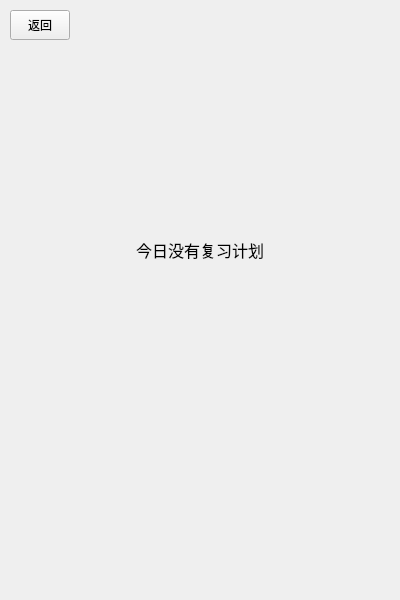
<?xml version="1.0" encoding="UTF-8"?>
<ui version="4.0">
 <class>MainWindow</class>
 <widget class="QMainWindow" name="MainWindow">
  <property name="geometry">
   <rect>
    <x>0</x>
    <y>0</y>
    <width>400</width>
    <height>600</height>
   </rect>
  </property>
  <property name="sizePolicy">
   <sizepolicy hsizetype="Minimum" vsizetype="Minimum">
    <horstretch>0</horstretch>
    <verstretch>0</verstretch>
   </sizepolicy>
  </property>
  <property name="minimumSize">
   <size>
    <width>400</width>
    <height>600</height>
   </size>
  </property>
  <property name="maximumSize">
   <size>
    <width>400</width>
    <height>600</height>
   </size>
  </property>
  <property name="baseSize">
   <size>
    <width>400</width>
    <height>600</height>
   </size>
  </property>
  <property name="font">
   <font>
    <family>Microsoft YaHei UI</family>
   </font>
  </property>
  <property name="windowTitle">
   <string>Reciter</string>
  </property>
  <widget class="QWidget" name="centralWidget">
   <widget class="QStackedWidget" name="stackedWidget">
    <property name="geometry">
     <rect>
      <x>0</x>
      <y>0</y>
      <width>400</width>
      <height>600</height>
     </rect>
    </property>
    <property name="sizePolicy">
     <sizepolicy hsizetype="Fixed" vsizetype="Fixed">
      <horstretch>0</horstretch>
      <verstretch>0</verstretch>
     </sizepolicy>
    </property>
    <property name="font">
     <font>
      <italic>false</italic>
     </font>
    </property>
    <property name="currentIndex">
     <number>2</number>
    </property>
    <widget class="QWidget" name="MainMenu">
     <widget class="QWidget" name="layoutWidget">
      <property name="geometry">
       <rect>
        <x>150</x>
        <y>150</y>
        <width>95</width>
        <height>120</height>
       </rect>
      </property>
      <layout class="QVBoxLayout" name="verticalLayout">
       <item alignment="Qt::AlignHCenter">
        <widget class="QLabel" name="toDoToday">
         <property name="font">
          <font>
           <family>Microsoft YaHei</family>
          </font>
         </property>
         <property name="text">
          <string>今日待学</string>
         </property>
        </widget>
       </item>
       <item alignment="Qt::AlignHCenter">
        <widget class="QLabel" name="wordsNum">
         <property name="font">
          <font>
           <family>Arial Black</family>
           <pointsize>24</pointsize>
          </font>
         </property>
         <property name="text">
          <string>0</string>
         </property>
        </widget>
       </item>
       <item>
        <widget class="QPushButton" name="changePlan">
         <property name="font">
          <font>
           <family>Microsoft YaHei UI</family>
           <pointsize>8</pointsize>
          </font>
         </property>
         <property name="text">
          <string>改计划</string>
         </property>
        </widget>
       </item>
      </layout>
     </widget>
     <widget class="QWidget" name="layoutWidget">
      <property name="geometry">
       <rect>
        <x>120</x>
        <y>10</y>
        <width>168</width>
        <height>30</height>
       </rect>
      </property>
      <layout class="QHBoxLayout" name="horizontalLayout">
       <item alignment="Qt::AlignHCenter|Qt::AlignVCenter">
        <widget class="QLabel" name="wordListName">
         <property name="font">
          <font>
           <family>Microsoft YaHei UI</family>
          </font>
         </property>
         <property name="text">
          <string>wordlist</string>
         </property>
        </widget>
       </item>
       <item>
        <widget class="QPushButton" name="changeList">
         <property name="sizePolicy">
          <sizepolicy hsizetype="Minimum" vsizetype="Fixed">
           <horstretch>0</horstretch>
           <verstretch>0</verstretch>
          </sizepolicy>
         </property>
         <property name="minimumSize">
          <size>
           <width>93</width>
           <height>28</height>
          </size>
         </property>
         <property name="maximumSize">
          <size>
           <width>93</width>
           <height>16777215</height>
          </size>
         </property>
         <property name="font">
          <font>
           <family>Microsoft YaHei UI</family>
          </font>
         </property>
         <property name="text">
          <string>换单词表</string>
         </property>
        </widget>
       </item>
      </layout>
     </widget>
     <widget class="QWidget" name="layoutWidget">
      <property name="geometry">
       <rect>
        <x>80</x>
        <y>450</y>
        <width>243</width>
        <height>34</height>
       </rect>
      </property>
      <layout class="QHBoxLayout" name="horizontalLayout_2">
       <property name="leftMargin">
        <number>0</number>
       </property>
       <item>
        <widget class="QPushButton" name="reviewAndTest">
         <property name="enabled">
          <bool>true</bool>
         </property>
         <property name="font">
          <font>
           <family>Microsoft YaHei UI</family>
           <pointsize>10</pointsize>
          </font>
         </property>
         <property name="text">
          <string>复习和测验</string>
         </property>
        </widget>
       </item>
       <item>
        <spacer name="horizontalSpacer">
         <property name="orientation">
          <enum>Qt::Horizontal</enum>
         </property>
         <property name="sizeHint" stdset="0">
          <size>
           <width>40</width>
           <height>20</height>
          </size>
         </property>
        </spacer>
       </item>
       <item>
        <widget class="QPushButton" name="goStudy">
         <property name="font">
          <font>
           <family>Microsoft YaHei UI</family>
           <pointsize>10</pointsize>
          </font>
         </property>
         <property name="text">
          <string>GO去学词</string>
         </property>
        </widget>
       </item>
      </layout>
     </widget>
     <widget class="QWidget" name="layoutWidget">
      <property name="geometry">
       <rect>
        <x>70</x>
        <y>400</y>
        <width>269</width>
        <height>30</height>
       </rect>
      </property>
      <layout class="QHBoxLayout" name="horizontalLayout_5">
       <item>
        <spacer name="horizontalSpacer_7">
         <property name="orientation">
          <enum>Qt::Horizontal</enum>
         </property>
         <property name="sizeHint" stdset="0">
          <size>
           <width>40</width>
           <height>20</height>
          </size>
         </property>
        </spacer>
       </item>
       <item>
        <widget class="QLabel" name="listDone">
         <property name="font">
          <font>
           <family>Arial Black</family>
           <pointsize>12</pointsize>
          </font>
         </property>
         <property name="text">
          <string>0</string>
         </property>
         <property name="alignment">
          <set>Qt::AlignRight|Qt::AlignTrailing|Qt::AlignVCenter</set>
         </property>
        </widget>
       </item>
       <item alignment="Qt::AlignHCenter|Qt::AlignVCenter">
        <widget class="QLabel" name="listSize">
         <property name="text">
          <string>/0</string>
         </property>
        </widget>
       </item>
       <item>
        <spacer name="horizontalSpacer_4">
         <property name="orientation">
          <enum>Qt::Horizontal</enum>
         </property>
         <property name="sizeHint" stdset="0">
          <size>
           <width>40</width>
           <height>20</height>
          </size>
         </property>
        </spacer>
       </item>
       <item>
        <widget class="Line" name="line">
         <property name="orientation">
          <enum>Qt::Vertical</enum>
         </property>
        </widget>
       </item>
       <item>
        <spacer name="horizontalSpacer_5">
         <property name="orientation">
          <enum>Qt::Horizontal</enum>
         </property>
         <property name="sizeHint" stdset="0">
          <size>
           <width>40</width>
           <height>20</height>
          </size>
         </property>
        </spacer>
       </item>
       <item>
        <widget class="QLabel" name="daysLeft">
         <property name="font">
          <font>
           <family>Arial Black</family>
           <pointsize>12</pointsize>
          </font>
         </property>
         <property name="text">
          <string>0</string>
         </property>
         <property name="alignment">
          <set>Qt::AlignRight|Qt::AlignTrailing|Qt::AlignVCenter</set>
         </property>
        </widget>
       </item>
       <item alignment="Qt::AlignHCenter|Qt::AlignVCenter">
        <widget class="QLabel" name="dayMax">
         <property name="text">
          <string>/0</string>
         </property>
        </widget>
       </item>
       <item>
        <spacer name="horizontalSpacer_8">
         <property name="orientation">
          <enum>Qt::Horizontal</enum>
         </property>
         <property name="sizeHint" stdset="0">
          <size>
           <width>40</width>
           <height>20</height>
          </size>
         </property>
        </spacer>
       </item>
      </layout>
     </widget>
     <widget class="QWidget" name="layoutWidget">
      <property name="geometry">
       <rect>
        <x>70</x>
        <y>360</y>
        <width>256</width>
        <height>22</height>
       </rect>
      </property>
      <layout class="QHBoxLayout" name="horizontalLayout_6">
       <item alignment="Qt::AlignRight">
        <widget class="QLabel" name="label">
         <property name="text">
          <string>累计学词</string>
         </property>
         <property name="alignment">
          <set>Qt::AlignRight|Qt::AlignTrailing|Qt::AlignVCenter</set>
         </property>
        </widget>
       </item>
       <item>
        <spacer name="horizontalSpacer_6">
         <property name="orientation">
          <enum>Qt::Horizontal</enum>
         </property>
         <property name="sizeHint" stdset="0">
          <size>
           <width>120</width>
           <height>20</height>
          </size>
         </property>
        </spacer>
       </item>
       <item>
        <widget class="QLabel" name="label_2">
         <property name="text">
          <string>剩余天数</string>
         </property>
        </widget>
       </item>
      </layout>
     </widget>
     <widget class="QLineEdit" name="search_line">
      <property name="geometry">
       <rect>
        <x>82</x>
        <y>70</y>
        <width>251</width>
        <height>31</height>
       </rect>
      </property>
     </widget>
     <widget class="QPushButton" name="pushButton">
      <property name="geometry">
       <rect>
        <x>290</x>
        <y>70</y>
        <width>41</width>
        <height>31</height>
       </rect>
      </property>
      <property name="text">
       <string>搜索</string>
      </property>
     </widget>
    </widget>
    <widget class="QWidget" name="GoStudy">
     <widget class="QPushButton" name="GoStudy_back">
      <property name="geometry">
       <rect>
        <x>10</x>
        <y>10</y>
        <width>60</width>
        <height>30</height>
       </rect>
      </property>
      <property name="text">
       <string>返回</string>
      </property>
     </widget>
     <widget class="QStackedWidget" name="stackedWidget_2">
      <property name="geometry">
       <rect>
        <x>0</x>
        <y>75</y>
        <width>400</width>
        <height>450</height>
       </rect>
      </property>
      <property name="currentIndex">
       <number>0</number>
      </property>
      <widget class="QWidget" name="page">
       <widget class="QWidget" name="layoutWidget">
        <property name="geometry">
         <rect>
          <x>100</x>
          <y>320</y>
          <width>195</width>
          <height>31</height>
         </rect>
        </property>
        <layout class="QHBoxLayout" name="horizontalLayout_3">
         <item>
          <widget class="QPushButton" name="GoStudy_know">
           <property name="text">
            <string>认识</string>
           </property>
          </widget>
         </item>
         <item>
          <widget class="QPushButton" name="GoStudy_unknow">
           <property name="text">
            <string>不认识</string>
           </property>
          </widget>
         </item>
        </layout>
       </widget>
       <widget class="QWidget" name="layoutWidget">
        <property name="geometry">
         <rect>
          <x>30</x>
          <y>140</y>
          <width>339</width>
          <height>34</height>
         </rect>
        </property>
        <layout class="QHBoxLayout" name="horizontalLayout_4">
         <item>
          <spacer name="horizontalSpacer_3">
           <property name="orientation">
            <enum>Qt::Horizontal</enum>
           </property>
           <property name="sizeHint" stdset="0">
            <size>
             <width>100</width>
             <height>20</height>
            </size>
           </property>
          </spacer>
         </item>
         <item>
          <widget class="QLabel" name="GoStudy_newWord">
           <property name="sizePolicy">
            <sizepolicy hsizetype="Expanding" vsizetype="Preferred">
             <horstretch>0</horstretch>
             <verstretch>0</verstretch>
            </sizepolicy>
           </property>
           <property name="font">
            <font>
             <family>Arial Black</family>
             <pointsize>14</pointsize>
            </font>
           </property>
           <property name="text">
            <string>TextLabel</string>
           </property>
           <property name="alignment">
            <set>Qt::AlignCenter</set>
           </property>
           <property name="wordWrap">
            <bool>false</bool>
           </property>
          </widget>
         </item>
         <item>
          <spacer name="horizontalSpacer_2">
           <property name="orientation">
            <enum>Qt::Horizontal</enum>
           </property>
           <property name="sizeHint" stdset="0">
            <size>
             <width>100</width>
             <height>20</height>
            </size>
           </property>
          </spacer>
         </item>
        </layout>
       </widget>
      </widget>
      <widget class="QWidget" name="page_2">
       <widget class="QWidget" name="layoutWidget">
        <property name="geometry">
         <rect>
          <x>0</x>
          <y>10</y>
          <width>402</width>
          <height>271</height>
         </rect>
        </property>
        <layout class="QVBoxLayout" name="verticalLayout_2">
         <property name="sizeConstraint">
          <enum>QLayout::SetNoConstraint</enum>
         </property>
         <item alignment="Qt::AlignHCenter">
          <widget class="QLabel" name="GoStudy_word">
           <property name="font">
            <font>
             <family>Arial Black</family>
            </font>
           </property>
           <property name="text">
            <string>TextLabel</string>
           </property>
           <property name="wordWrap">
            <bool>true</bool>
           </property>
          </widget>
         </item>
         <item alignment="Qt::AlignHCenter">
          <widget class="QLabel" name="GoStudy_partOfSpeech">
           <property name="text">
            <string>TextLabel</string>
           </property>
          </widget>
         </item>
         <item alignment="Qt::AlignHCenter">
          <widget class="QLabel" name="GoStudy_meaning">
           <property name="text">
            <string>TextLabel</string>
           </property>
          </widget>
         </item>
         <item alignment="Qt::AlignHCenter">
          <widget class="QLabel" name="GoStudy_example">
           <property name="enabled">
            <bool>true</bool>
           </property>
           <property name="sizePolicy">
            <sizepolicy hsizetype="Preferred" vsizetype="Preferred">
             <horstretch>0</horstretch>
             <verstretch>0</verstretch>
            </sizepolicy>
           </property>
           <property name="minimumSize">
            <size>
             <width>360</width>
             <height>0</height>
            </size>
           </property>
           <property name="maximumSize">
            <size>
             <width>360</width>
             <height>16777215</height>
            </size>
           </property>
           <property name="text">
            <string>TextLabel</string>
           </property>
           <property name="textFormat">
            <enum>Qt::PlainText</enum>
           </property>
           <property name="alignment">
            <set>Qt::AlignCenter</set>
           </property>
           <property name="wordWrap">
            <bool>true</bool>
           </property>
          </widget>
         </item>
         <item alignment="Qt::AlignHCenter">
          <widget class="QLabel" name="GoStudy_exampleMeaning">
           <property name="sizePolicy">
            <sizepolicy hsizetype="Preferred" vsizetype="Preferred">
             <horstretch>0</horstretch>
             <verstretch>0</verstretch>
            </sizepolicy>
           </property>
           <property name="minimumSize">
            <size>
             <width>360</width>
             <height>0</height>
            </size>
           </property>
           <property name="maximumSize">
            <size>
             <width>360</width>
             <height>16777215</height>
            </size>
           </property>
           <property name="text">
            <string>TextLabel</string>
           </property>
           <property name="textFormat">
            <enum>Qt::PlainText</enum>
           </property>
           <property name="alignment">
            <set>Qt::AlignCenter</set>
           </property>
           <property name="wordWrap">
            <bool>true</bool>
           </property>
          </widget>
         </item>
        </layout>
       </widget>
       <widget class="QPushButton" name="GoStudy_next">
        <property name="geometry">
         <rect>
          <x>150</x>
          <y>340</y>
          <width>93</width>
          <height>28</height>
         </rect>
        </property>
        <property name="text">
         <string>下一个</string>
        </property>
       </widget>
      </widget>
      <widget class="QWidget" name="page_3">
       <widget class="QLabel" name="GoStudy_congratulations">
        <property name="geometry">
         <rect>
          <x>70</x>
          <y>220</y>
          <width>271</width>
          <height>31</height>
         </rect>
        </property>
        <property name="font">
         <font>
          <family>Arial Black</family>
          <pointsize>12</pointsize>
          <weight>75</weight>
          <bold>true</bold>
         </font>
        </property>
        <property name="text">
         <string>恭喜完成今日目标</string>
        </property>
        <property name="alignment">
         <set>Qt::AlignCenter</set>
        </property>
       </widget>
      </widget>
      <widget class="QWidget" name="page_7">
       <widget class="QLabel" name="GoStudy_congratulations_2">
        <property name="geometry">
         <rect>
          <x>70</x>
          <y>220</y>
          <width>271</width>
          <height>31</height>
         </rect>
        </property>
        <property name="font">
         <font>
          <family>Arial Black</family>
          <pointsize>12</pointsize>
          <weight>75</weight>
          <bold>true</bold>
         </font>
        </property>
        <property name="text">
         <string>单词表已背完</string>
        </property>
        <property name="alignment">
         <set>Qt::AlignCenter</set>
        </property>
       </widget>
      </widget>
     </widget>
    </widget>
    <widget class="QWidget" name="ReviewAndTest">
     <widget class="QPushButton" name="ReviewAndTest_back">
      <property name="geometry">
       <rect>
        <x>10</x>
        <y>10</y>
        <width>60</width>
        <height>30</height>
       </rect>
      </property>
      <property name="text">
       <string>返回</string>
      </property>
     </widget>
     <widget class="QStackedWidget" name="stackedWidget_3">
      <property name="geometry">
       <rect>
        <x>0</x>
        <y>49</y>
        <width>401</width>
        <height>501</height>
       </rect>
      </property>
      <property name="currentIndex">
       <number>3</number>
      </property>
      <widget class="QWidget" name="page_4">
       <widget class="QWidget" name="layoutWidget">
        <property name="geometry">
         <rect>
          <x>30</x>
          <y>20</y>
          <width>341</width>
          <height>391</height>
         </rect>
        </property>
        <layout class="QGridLayout" name="gridLayout_7">
         <item row="3" column="0" colspan="2">
          <spacer name="verticalSpacer_5">
           <property name="orientation">
            <enum>Qt::Vertical</enum>
           </property>
           <property name="sizeHint" stdset="0">
            <size>
             <width>20</width>
             <height>40</height>
            </size>
           </property>
          </spacer>
         </item>
         <item row="2" column="1">
          <widget class="QRadioButton" name="En_Zh">
           <property name="text">
            <string>英译汉</string>
           </property>
          </widget>
         </item>
         <item row="0" column="0" colspan="2">
          <widget class="QLabel" name="test_title">
           <property name="text">
            <string>exam</string>
           </property>
           <property name="textFormat">
            <enum>Qt::AutoText</enum>
           </property>
          </widget>
         </item>
         <item row="4" column="0" colspan="2">
          <widget class="QPushButton" name="test_confirm_button">
           <property name="text">
            <string>确认</string>
           </property>
          </widget>
         </item>
         <item row="2" column="0">
          <widget class="QRadioButton" name="Zh_En">
           <property name="text">
            <string>汉译英</string>
           </property>
          </widget>
         </item>
         <item row="1" column="0" colspan="2">
          <spacer name="verticalSpacer_6">
           <property name="orientation">
            <enum>Qt::Vertical</enum>
           </property>
           <property name="sizeType">
            <enum>QSizePolicy::Expanding</enum>
           </property>
           <property name="sizeHint" stdset="0">
            <size>
             <width>20</width>
             <height>40</height>
            </size>
           </property>
          </spacer>
         </item>
        </layout>
       </widget>
      </widget>
      <widget class="QWidget" name="page_5">
       <widget class="QWidget" name="layoutWidget">
        <property name="geometry">
         <rect>
          <x>30</x>
          <y>20</y>
          <width>341</width>
          <height>451</height>
         </rect>
        </property>
        <layout class="QGridLayout" name="gridLayout_5">
         <item row="0" column="0" alignment="Qt::AlignHCenter|Qt::AlignTop">
          <widget class="QLabel" name="question">
           <property name="minimumSize">
            <size>
             <width>0</width>
             <height>21</height>
            </size>
           </property>
           <property name="font">
            <font>
             <pointsize>18</pointsize>
             <weight>50</weight>
             <bold>false</bold>
            </font>
           </property>
           <property name="text">
            <string>&lt;html&gt;&lt;head/&gt;&lt;body&gt;&lt;p align=&quot;center&quot;&gt;&lt;span style=&quot; font-size:20pt; font-weight:600;&quot;&gt;question&lt;/span&gt;&lt;/p&gt;&lt;/body&gt;&lt;/html&gt;</string>
           </property>
          </widget>
         </item>
         <item row="2" column="0">
          <spacer name="verticalSpacer_2">
           <property name="orientation">
            <enum>Qt::Vertical</enum>
           </property>
           <property name="sizeType">
            <enum>QSizePolicy::Expanding</enum>
           </property>
           <property name="sizeHint" stdset="0">
            <size>
             <width>20</width>
             <height>40</height>
            </size>
           </property>
          </spacer>
         </item>
         <item row="3" column="0">
          <widget class="QPushButton" name="test_next">
           <property name="text">
            <string>Next</string>
           </property>
          </widget>
         </item>
         <item row="1" column="0">
          <widget class="QGroupBox" name="options">
           <property name="title">
            <string>options:</string>
           </property>
           <property name="flat">
            <bool>false</bool>
           </property>
           <layout class="QGridLayout" name="gridLayout_6">
            <item row="2" column="0">
             <widget class="QRadioButton" name="Button_B">
              <property name="text">
               <string>Button_B</string>
              </property>
             </widget>
            </item>
            <item row="1" column="0">
             <spacer name="verticalSpacer">
              <property name="orientation">
               <enum>Qt::Vertical</enum>
              </property>
              <property name="sizeHint" stdset="0">
               <size>
                <width>20</width>
                <height>40</height>
               </size>
              </property>
             </spacer>
            </item>
            <item row="4" column="0">
             <widget class="QRadioButton" name="Button_D">
              <property name="text">
               <string>Button_C</string>
              </property>
             </widget>
            </item>
            <item row="6" column="0">
             <widget class="QRadioButton" name="Button_C">
              <property name="text">
               <string>Button_D</string>
              </property>
             </widget>
            </item>
            <item row="0" column="0">
             <widget class="QRadioButton" name="Button_A">
              <property name="text">
               <string>Button_A</string>
              </property>
             </widget>
            </item>
            <item row="3" column="0">
             <spacer name="verticalSpacer_3">
              <property name="orientation">
               <enum>Qt::Vertical</enum>
              </property>
              <property name="sizeHint" stdset="0">
               <size>
                <width>20</width>
                <height>40</height>
               </size>
              </property>
             </spacer>
            </item>
            <item row="5" column="0">
             <spacer name="verticalSpacer_4">
              <property name="orientation">
               <enum>Qt::Vertical</enum>
              </property>
              <property name="sizeHint" stdset="0">
               <size>
                <width>20</width>
                <height>40</height>
               </size>
              </property>
             </spacer>
            </item>
           </layout>
          </widget>
         </item>
        </layout>
       </widget>
      </widget>
      <widget class="QWidget" name="page_6">
       <widget class="QWidget" name="layoutWidget">
        <property name="geometry">
         <rect>
          <x>20</x>
          <y>30</y>
          <width>361</width>
          <height>351</height>
         </rect>
        </property>
        <layout class="QGridLayout" name="gridLayout_8">
         <item row="2" column="0">
          <spacer name="verticalSpacer_7">
           <property name="orientation">
            <enum>Qt::Vertical</enum>
           </property>
           <property name="sizeHint" stdset="0">
            <size>
             <width>20</width>
             <height>40</height>
            </size>
           </property>
          </spacer>
         </item>
         <item row="0" column="0">
          <spacer name="verticalSpacer_8">
           <property name="orientation">
            <enum>Qt::Vertical</enum>
           </property>
           <property name="sizeHint" stdset="0">
            <size>
             <width>20</width>
             <height>40</height>
            </size>
           </property>
          </spacer>
         </item>
         <item row="1" column="0">
          <widget class="QLabel" name="grade">
           <property name="font">
            <font>
             <family>黑体</family>
             <pointsize>20</pointsize>
            </font>
           </property>
           <property name="text">
            <string>&lt;html&gt;&lt;head/&gt;&lt;body&gt;&lt;p align=&quot;center&quot;&gt;text&lt;/p&gt;&lt;/body&gt;&lt;/html&gt;</string>
           </property>
          </widget>
         </item>
        </layout>
       </widget>
      </widget>
      <widget class="QWidget" name="page_8">
       <widget class="QWidget" name="">
        <property name="geometry">
         <rect>
          <x>60</x>
          <y>30</y>
          <width>281</width>
          <height>341</height>
         </rect>
        </property>
        <layout class="QGridLayout" name="gridLayout_9">
         <item row="0" column="0">
          <spacer name="verticalSpacer_10">
           <property name="orientation">
            <enum>Qt::Vertical</enum>
           </property>
           <property name="sizeHint" stdset="0">
            <size>
             <width>20</width>
             <height>40</height>
            </size>
           </property>
          </spacer>
         </item>
         <item row="1" column="0" alignment="Qt::AlignHCenter">
          <widget class="QLabel" name="label_3">
           <property name="font">
            <font>
             <pointsize>12</pointsize>
            </font>
           </property>
           <property name="text">
            <string>今日没有复习计划</string>
           </property>
          </widget>
         </item>
         <item row="2" column="0">
          <spacer name="verticalSpacer_9">
           <property name="orientation">
            <enum>Qt::Vertical</enum>
           </property>
           <property name="sizeHint" stdset="0">
            <size>
             <width>20</width>
             <height>40</height>
            </size>
           </property>
          </spacer>
         </item>
        </layout>
       </widget>
      </widget>
     </widget>
    </widget>
    <widget class="QWidget" name="Schedule">
     <widget class="QPushButton" name="Schedule_back">
      <property name="geometry">
       <rect>
        <x>10</x>
        <y>10</y>
        <width>60</width>
        <height>30</height>
       </rect>
      </property>
      <property name="text">
       <string>返回</string>
      </property>
     </widget>
     <widget class="QLabel" name="Schedule_changeSchedule">
      <property name="geometry">
       <rect>
        <x>150</x>
        <y>10</y>
        <width>111</width>
        <height>31</height>
       </rect>
      </property>
      <property name="font">
       <font>
        <family>Arial Black</family>
        <pointsize>10</pointsize>
        <weight>75</weight>
        <bold>true</bold>
       </font>
      </property>
      <property name="text">
       <string>修改学习计划</string>
      </property>
     </widget>
     <widget class="QPushButton" name="Schedule_reset">
      <property name="geometry">
       <rect>
        <x>330</x>
        <y>50</y>
        <width>51</width>
        <height>28</height>
       </rect>
      </property>
      <property name="text">
       <string>重置</string>
      </property>
     </widget>
     <widget class="QPushButton" name="Schudule_OK">
      <property name="geometry">
       <rect>
        <x>150</x>
        <y>460</y>
        <width>93</width>
        <height>28</height>
       </rect>
      </property>
      <property name="text">
       <string>确定</string>
      </property>
     </widget>
     <widget class="QWidget" name="layoutWidget">
      <property name="geometry">
       <rect>
        <x>21</x>
        <y>82</y>
        <width>357</width>
        <height>97</height>
       </rect>
      </property>
      <layout class="QGridLayout" name="gridLayout">
       <item row="5" column="0" rowspan="2" alignment="Qt::AlignVCenter">
        <widget class="QLabel" name="Schedule_deadline">
         <property name="text">
          <string>截止时间</string>
         </property>
        </widget>
       </item>
       <item row="1" column="0" rowspan="2" alignment="Qt::AlignHCenter">
        <widget class="QLabel" name="Schedule_start">
         <property name="text">
          <string>开始时间</string>
         </property>
        </widget>
       </item>
       <item row="2" column="1">
        <spacer name="horizontalSpacer_9">
         <property name="orientation">
          <enum>Qt::Horizontal</enum>
         </property>
         <property name="sizeHint" stdset="0">
          <size>
           <width>160</width>
           <height>20</height>
          </size>
         </property>
        </spacer>
       </item>
       <item row="1" column="2" rowspan="2">
        <widget class="QLabel" name="Schedule_startDate">
         <property name="text">
          <string>2000/1/1</string>
         </property>
        </widget>
       </item>
       <item row="0" column="0" colspan="3">
        <widget class="Line" name="line_3">
         <property name="orientation">
          <enum>Qt::Horizontal</enum>
         </property>
        </widget>
       </item>
       <item row="3" column="0" rowspan="2" colspan="3">
        <widget class="Line" name="line_2">
         <property name="orientation">
          <enum>Qt::Horizontal</enum>
         </property>
        </widget>
       </item>
       <item row="4" column="1" rowspan="3">
        <spacer name="horizontalSpacer_10">
         <property name="orientation">
          <enum>Qt::Horizontal</enum>
         </property>
         <property name="sizeHint" stdset="0">
          <size>
           <width>160</width>
           <height>20</height>
          </size>
         </property>
        </spacer>
       </item>
       <item row="5" column="2">
        <widget class="QDateEdit" name="dateEdit"/>
       </item>
      </layout>
     </widget>
     <widget class="QWidget" name="layoutWidget">
      <property name="geometry">
       <rect>
        <x>70</x>
        <y>270</y>
        <width>256</width>
        <height>123</height>
       </rect>
      </property>
      <layout class="QGridLayout" name="gridLayout_4">
       <item row="4" column="0">
        <layout class="QGridLayout" name="gridLayout_2">
         <item row="0" column="0">
          <layout class="QHBoxLayout" name="horizontalLayout_8">
           <item alignment="Qt::AlignRight">
            <widget class="QLabel" name="Schedule_newWordNum">
             <property name="font">
              <font>
               <family>Arial Black</family>
               <pointsize>9</pointsize>
              </font>
             </property>
             <property name="text">
              <string>0</string>
             </property>
            </widget>
           </item>
           <item>
            <widget class="QLabel" name="Schedule_labelofnewword">
             <property name="text">
              <string>个</string>
             </property>
            </widget>
           </item>
          </layout>
         </item>
         <item row="1" column="0" alignment="Qt::AlignLeft|Qt::AlignVCenter">
          <widget class="QLabel" name="Schedule_planToDo">
           <property name="text">
            <string>待学新词</string>
           </property>
          </widget>
         </item>
        </layout>
       </item>
       <item row="0" column="3" alignment="Qt::AlignHCenter">
        <widget class="QLabel" name="Schedule_daysNum">
         <property name="font">
          <font>
           <family>Arial Black</family>
           <pointsize>10</pointsize>
          </font>
         </property>
         <property name="text">
          <string>0</string>
         </property>
        </widget>
       </item>
       <item row="4" column="5">
        <layout class="QGridLayout" name="gridLayout_3">
         <item row="0" column="0">
          <layout class="QHBoxLayout" name="horizontalLayout_9">
           <item alignment="Qt::AlignRight">
            <widget class="QLabel" name="Schedule_reviewNum">
             <property name="font">
              <font>
               <family>Arial Black</family>
               <weight>75</weight>
               <bold>true</bold>
              </font>
             </property>
             <property name="text">
              <string>0</string>
             </property>
            </widget>
           </item>
           <item>
            <widget class="QLabel" name="Schedule_labelofreview">
             <property name="text">
              <string>个</string>
             </property>
            </widget>
           </item>
          </layout>
         </item>
         <item row="1" column="0" alignment="Qt::AlignLeft|Qt::AlignVCenter">
          <widget class="QLabel" name="Schedule_planReview">
           <property name="text">
            <string>预计复习</string>
           </property>
          </widget>
         </item>
        </layout>
       </item>
       <item row="1" column="0" rowspan="2" colspan="6">
        <widget class="Line" name="line_4">
         <property name="orientation">
          <enum>Qt::Horizontal</enum>
         </property>
        </widget>
       </item>
       <item row="4" column="1" colspan="4">
        <spacer name="horizontalSpacer_11">
         <property name="orientation">
          <enum>Qt::Horizontal</enum>
         </property>
         <property name="sizeHint" stdset="0">
          <size>
           <width>98</width>
           <height>50</height>
          </size>
         </property>
        </spacer>
       </item>
       <item row="0" column="1" colspan="2" alignment="Qt::AlignHCenter|Qt::AlignVCenter">
        <widget class="QLabel" name="Schedule_totality">
         <property name="text">
          <string>共计学习</string>
         </property>
        </widget>
       </item>
       <item row="0" column="4" alignment="Qt::AlignHCenter">
        <widget class="QLabel" name="Schedule_day">
         <property name="text">
          <string>天</string>
         </property>
        </widget>
       </item>
       <item row="3" column="0" colspan="6" alignment="Qt::AlignHCenter">
        <widget class="QLabel" name="Schedule_everydayPlan">
         <property name="text">
          <string>每天目标</string>
         </property>
        </widget>
       </item>
      </layout>
     </widget>
     <widget class="QWidget" name="layoutWidget">
      <property name="geometry">
       <rect>
        <x>50</x>
        <y>490</y>
        <width>293</width>
        <height>75</height>
       </rect>
      </property>
      <layout class="QGridLayout" name="gridLayout_8">
       <item row="0" column="0" rowspan="2" colspan="2">
        <widget class="QLabel" name="label_4">
         <property name="sizePolicy">
          <sizepolicy hsizetype="Expanding" vsizetype="Preferred">
           <horstretch>0</horstretch>
           <verstretch>0</verstretch>
          </sizepolicy>
         </property>
         <property name="font">
          <font>
           <pointsize>8</pointsize>
           <italic>true</italic>
          </font>
         </property>
         <property name="text">
          <string>点击&quot;确定&quot;以使&quot;修改&quot;与&quot;重置&quot;生效</string>
         </property>
         <property name="alignment">
          <set>Qt::AlignCenter</set>
         </property>
        </widget>
       </item>
       <item row="3" column="0" colspan="2">
        <widget class="QLabel" name="label_5">
         <property name="font">
          <font>
           <pointsize>8</pointsize>
           <weight>75</weight>
           <italic>false</italic>
           <bold>true</bold>
          </font>
         </property>
         <property name="text">
          <string>注意：&quot;重置&quot;会清空学习记录,重新开始学习单词表</string>
         </property>
        </widget>
       </item>
       <item row="2" column="0" colspan="2">
        <spacer name="verticalSpacer_7">
         <property name="orientation">
          <enum>Qt::Vertical</enum>
         </property>
         <property name="sizeHint" stdset="0">
          <size>
           <width>20</width>
           <height>40</height>
          </size>
         </property>
        </spacer>
       </item>
      </layout>
     </widget>
    </widget>
   </widget>
  </widget>
  <widget class="QMenuBar" name="menuBar">
   <property name="geometry">
    <rect>
     <x>0</x>
     <y>0</y>
     <width>400</width>
     <height>21</height>
    </rect>
   </property>
  </widget>
 </widget>
 <layoutdefault spacing="6" margin="11"/>
 <tabstops>
  <tabstop>reviewAndTest</tabstop>
  <tabstop>goStudy</tabstop>
 </tabstops>
 <resources/>
 <connections/>
</ui>
